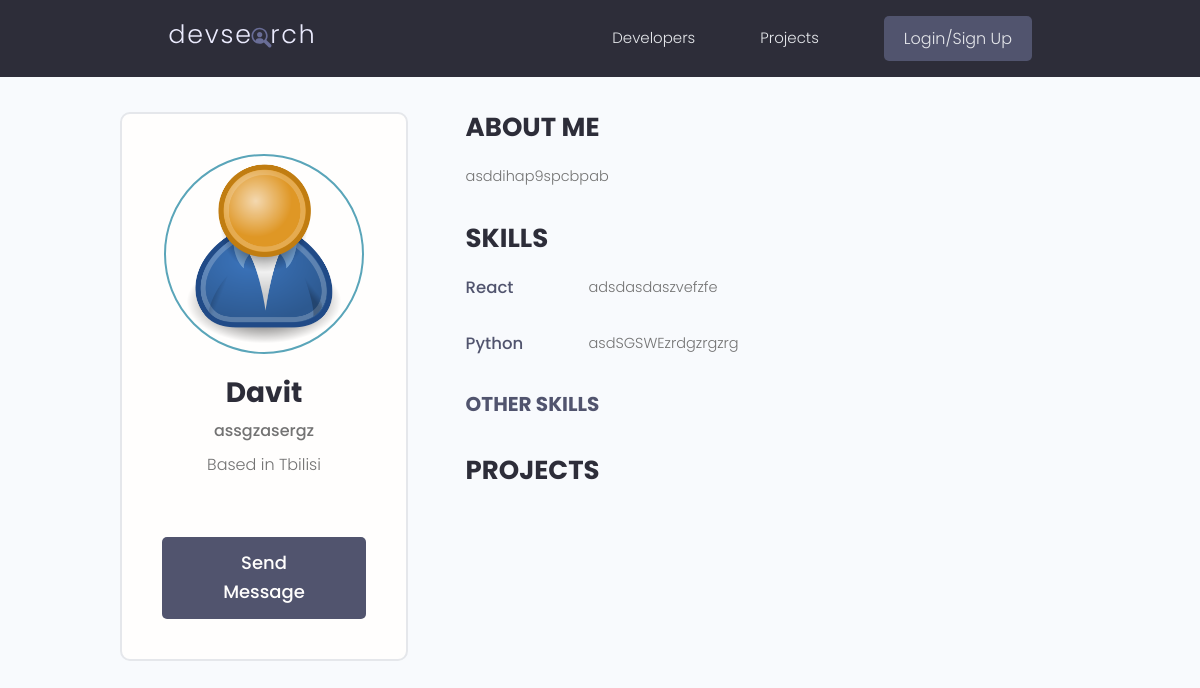
/users/profile/709861f6-c0cc-468c-a825-41ae626c6f82/, run on the app's committed database.
### users/models.py (models this page shows, shortened)
class Profile(models.Model):
    user = models.OneToOneField(User, on_delete=models.CASCADE, null=True, blank=True)
    name = models.CharField(max_length=100, null=True, blank=True)
    username = models.CharField(max_length=100, null=True, blank=True)
    email = models.EmailField(max_length=100, null=True, blank=True)
    bio = models.TextField(max_length=500, blank=True)
    location = models.CharField(max_length=30, blank=True)
    short_intro = models.CharField(max_length=200, null=True, blank=True)
    profile_image = models.ImageField(upload_to='profiles/', blank=True, null=True, default='profiles/default.jpg')
    social_github = models.CharField(max_length=100, null=True, blank=True)
    social_youtube = models.CharField(max_length=100, null=True, blank=True)
    social_website = models.CharField(max_length=100, null=True, blank=True)
    social_linkedin = models.CharField(max_length=100, null=True, blank=True)
    id = models.UUIDField(primary_key=True, default=uuid.uuid4, editable=False)
    class Meta:
        ordering = ['name']

class Skill(models.Model):
    owner = models.ForeignKey(Profile, on_delete=models.CASCADE, null=True, blank=True)
    name = models.CharField(max_length=100, null=True, blank=True)
    description = models.TextField(max_length=500, blank=True)
    created = models.DateTimeField(auto_now_add=True)
    id = models.UUIDField(primary_key=True, default=uuid.uuid4, editable=False)

### users/views.py (the view)
# urls.py: path('profile/<str:pk>/', views.userProfile, name='user-profile'),
def userProfile(request, pk):
    profile = Profile.objects.get(id=pk)
    top_skills = profile.skill_set.exclude(description__exact='')
    other_skills = profile.skill_set.filter(description='')
    context = { "profile": profile , "topSkills": top_skills, "otherSkills": other_skills }
    return render(request, 'users/user-profile.html', context)

### users/templates/users/user-profile.html (shortened to what this page needs)
{% extends 'main.html' %}
{% block content %}
<main class="profile my-md">
    <div class="container">
        <div class="layout">
            <div class="column column--1of3">
                <div class="card text-center">
                    <div class="card__body dev">
                        <img class="avatar avatar--xl" src="{{ profile.profile_image.url }}" alt="{{ profile.user.username }}">
                        <h2 class="dev__name">{{profile.name}}</h2>
                        <p class="dev__title">{{profile.short_intro}}</p>
                        <p class="dev__location">Based in {{profile.location}}</p>
                        {% if request.user.profile.id != profile.id %}
                        <a href="{% url 'create-message' profile.id %}" class="btn btn--sub btn--lg">Send Message </a>
                        {% endif %}
                    </div>
                </div>
            </div>
            <div class="column column--2of3">
                <div class="devInfo">
                    <h3 class="devInfo__title">About Me</h3>
                    <p class="devInfo__about">{{profile.bio}}</p>
                </div>
                <div class="devInfo">
                    <h3 class="devInfo__title">Skills</h3>
                    <div class="devInfo__skills">
                        {% for skill in topSkills %}
                        <div class="devSkill">
                            <h4 class="devSkill__title">{{skill.name}}</h4>
                            <p class="devSkill__info">{{skill.description}}</p>
                        </div>
                        {% endfor %}
                        <h3 class="devInfo__subtitle">Other Skills</h3>
                    </div>
                </div>
                <div class="devInfo">
                    <h3 class="devInfo__title">Projects</h3>
                </div>
            </div>
        </div>
    </div>
</main>
{% endblock content %}

### static/styles/app.css (style rules this page uses)
:root { --color-sub: #2d2d39; }
.btn--sub { background-color: var(--color-sub-light); }
.card { border: 2px solid var(--color-light); }
img { width: 100%; }
.profile .card > .dev { padding: 4rem; }
.dev__name { color: var(--color-sub); font-size: 2.8rem; font-weight: 700; margin-top: 1rem; margin-bottom: 0.5rem; }
.dev__title { font-size: 1.6rem; font-weight: 500; line-height: 1.3; }
.dev__location { margin-top: 1rem; }
.devInfo { margin-bottom: 3rem; }
.devInfo__title, .devInfo__subtitle { font-size: 2.6rem; color: var(--color-sub); text-transform: uppercase; font-weight: 700; margin-bottom: 1.5rem; }
.devInfo__subtitle { font-size: 2rem; color: var(--color-sub-light); }
.devInfo__about, .devSkill__info { font-size: 1.45rem; line-height: 1.7; text-align: justify; }
.devSkill { margin-bottom: 3rem; }
.devSkill__title { font-size: 1.65rem; font-weight: 500; color: var(--color-sub-light); }
@media screen and (min-width: 700px) { .devSkill { display: flex; justify-content: space-between; gap: 3rem; } }
@media screen and (min-width: 700px) { .devSkill__info { flex-basis: 80%; } }

### static/uikit/styles/modules/_variables.css (style rules this page uses)
:root { --color-main: #5aa5b9; --color-main-light: #e6faff; --color-sub: #3f4156; --color-sub-light: #51546e; --color-sub-lighter: #ededfd; --color-text: #737373; --color-gray: #8b8b8b; --color-light: #e5e7eb; --color-light-gray: #767676; --color-bg: #f8fafd; --color-white: #fffefd; --color-white-light: #f3f3f3; --color-success: #359e64; --color-success-bg: #def8e8; --color-error: #fc4b0b; --color-error-bg: #fff2ee; --font-base: 'Poppins', arial, helvetica, 'Segoe UI', roboto, ubuntu, sans-serif; --font-monospace: 'Fira Code', 'Courier New', courier, monospace; --font-regular: 300; --font-medium: 500; --font-bold: 700; --generic-shadow: 1px 1px 5px #00000010; --generic-transition: all 0.3s ease-in-out; }

### static/uikit/styles/modules/_base.css (style rules this page uses)
* { margin: 0; padding: 0; box-sizing: border-box; text-rendering: optimizeLegibility; color: inherit; font-size: inherit; }
html { font-size: 50%; }
@media only screen and (min-width: 480px) { html { font-size: 56.25%; } }
@media only screen and (min-width: 1200px) { html { font-size: 62.5%; } }
body { line-height: 1.6; font-weight: 400; font-size: 1.5rem; color: var(--color-text); background-color: var(--color-bg); min-height: 100vh; }

### static/uikit/styles/modules/_typography.css (style rules this page uses)
* { font-family: var(--font-base); }
h2 { font-size: 3.6rem; font-weight: var(--font-bold); }
h3 { font-size: 3.2rem; font-weight: var(--font-medium); }
h4 { font-size: 2.8rem; font-weight: var(--font-medium); }
p, span, strong { font-size: 1.6rem; color: var(--color-text); font-weight: var(--font-regular); }
a { padding-bottom: 2px; text-decoration: none; display: inline-block; color: var(--color-main); font-weight: var(--font-medium); }

### static/uikit/styles/modules/_utilities.css (style rules this page uses)
.container { width: 92%; max-width: 165rem; margin: 0 auto; box-sizing: border-box; }
@media screen and (min-width: 1000px) { .container { width: 90%; } }
@media screen and (min-width: 1200px) { .container { width: 80%; } }
.text-center { text-align: center; }
.my-md { margin: 3rem auto; }

### static/uikit/styles/modules/_avatar.css (style rules this page uses)
.avatar { border-radius: 50%; border: 2px solid var(--color-main); object-fit: cover; }
.avatar--xl { height: 20rem; width: 20rem; }

### static/uikit/styles/modules/_button.css (style rules this page uses)
.btn { display: inline-block; position: relative; cursor: pointer; background-color: var(--color-light); font-weight: var(--font-medium); color: var(--color-sub); text-decoration: none; padding: 1rem 2rem; border-radius: 0.5rem; border: none; width: -webkit-fit-content; width: -moz-fit-content; width: fit-content; height: -webkit-fit-content; height: -moz-fit-content; height: fit-content; font-size: 1.6rem; outline-width: 0; outline-color: transparent; -webkit-backface-visibility: hidden; backface-visibility: hidden; transition: all 0.3s ease-in-out; }
.btn--sub { background-color: var(--color-sub); color: var(--color-white); }
.btn--lg { font-size: 1.8rem; padding: 1.2rem 4.5rem; }

### static/uikit/styles/modules/_card.css (style rules this page uses)
.card { border-radius: 1rem; background-color: var(--color-white); border: 1.5px solid var(--color-light); width: auto; height: auto; margin-top: 0.5rem; margin-bottom: 0.5rem; overflow: hidden; }
.card__body, .card__header { padding: 2rem 2.5rem; }

### static/uikit/styles/modules/_layout.css (style rules this page uses)
.layout { display: flex; flex-flow: row wrap; justify-content: space-between; }
.layout > .column { margin-bottom: 3rem; }
.layout > .column.column--1of3 { flex-basis: 30%; }
.layout > .column.column--2of3 { flex-basis: 64%; }

### data on the page
Profile: profile_image (placeholder picture), name "Davit", short_intro "assgzasergz", location "Tbilisi", bio "asddihap9spcbpab"
Skill: name "React", description "adsdasdaszvefzfe"
Skill: name "Python", description "asdSGSWEzrdgzrgzrg"
